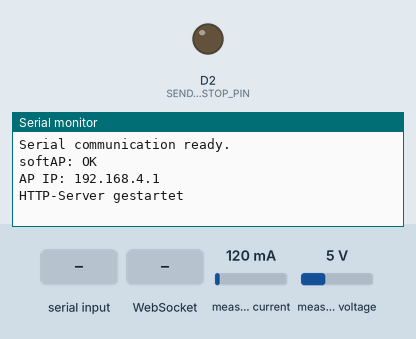
This program was run on a simulated Arduino Nano ESP32. Parts: output pins drawn as LEDs (lit = HIGH), the last lines printed to the serial monitor. The inputs (shaded band) are chosen by the test bench; at power-on: measured current 120 mA, measured voltage 5 V. Storage starts empty.

Above: at 4.3 s.
4.4 s: "[LOG]\n" received over the second serial link
At 5.6 s:
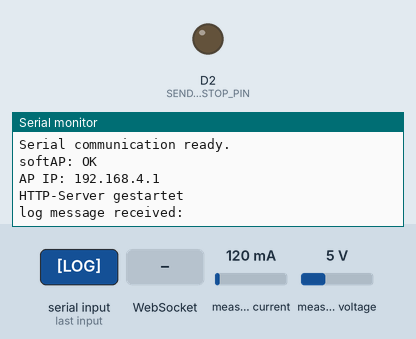
5.9 s: WebSocket text "start" received
At 6.6 s:
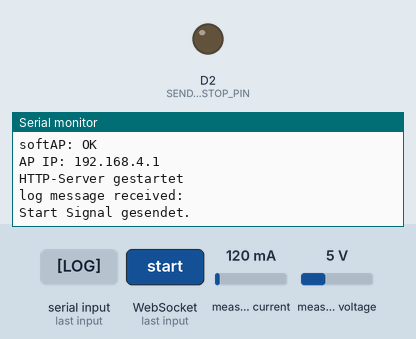
7.4 s: "start\n" received over the second serial link
At 8.2 s:
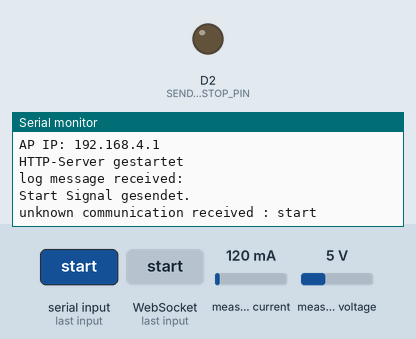
8.9 s: WebSocket text "stop" received
At 10.0 s:
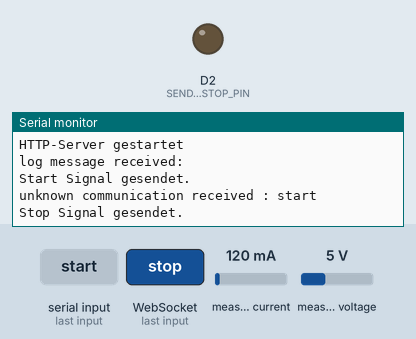
10.4 s: "stop\n" received over the second serial link
At 11.7 s:
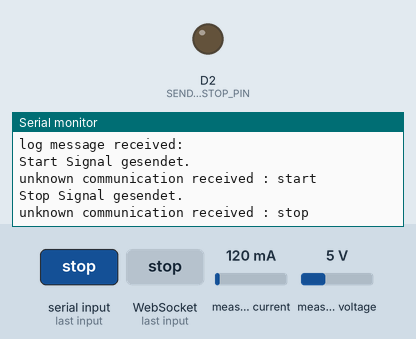

Measured:
- after the input at 4.4 s, the serial monitor: prints a new line at once (image 1)
- after the input at 5.9 s, the serial monitor: prints a new line at once (image 2)
- after the input at 7.4 s, the serial monitor: prints a new line at once (image 3)
- after the input at 8.9 s, the serial monitor: prints a new line at once (image 4)
- after the input at 10.4 s, the serial monitor: prints a new line at once (image 5)

The program:

main.cpp
```cpp
#include <Arduino.h>
#include "communication.h"
#include "webinterface.h"
#include "datenerfassung.h"
#include <esp_partition.h>
#include "energieauswertung.h"

void currentTest();


int timeToUpdateSensorData = 500; // Millisekunden

// Variablen um Zyklische Prozesse abzuarbeiten
unsigned long lastSensorDataUpdate = 0;
unsigned long lastSerialStatusUpdate = 0;

void setup() {
    startComm();
    startWebinterface();
    current_measure_init();
    updateSensorData();
}

void loop() {

    if (ArduinoSlave.available()) getComm();

    if (millis() - lastSensorDataUpdate >= timeToUpdateSensorData){
        updateSensorData();
        lastSensorDataUpdate = millis();
    }
}

void currentTest(){

}
```

communication.h
```cpp
#pragma once
#include <HardwareSerial.h>

void startComm();
void getComm();
extern HardwareSerial& ArduinoSlave;
void sendEmergencyStop();
void sendStartSignal();
void sendStopSignal();
void saveSensorDataToWebinterface();
```

datenerfassung.h
```cpp
#pragma once

extern float temp;
extern float voltage;
extern float current;
extern float chargingCurrent;
extern float chargingVoltage;

void updateSensorData();
```

energieauswertung.h
```cpp
#pragma once
#include <Arduino.h>

void current_measure_init();
float getCurrent(int channel);
float getVoltage(int channel);
```

secrets.h
```cpp
#pragma once
// WLAN Daten
const char* ssid = "ECODROP3";
const char* password = "auepTeam3";
```

webinterface.h
```cpp
#pragma once
#include <Arduino.h>
#include <ESPAsyncWebServer.h>

void logToWebinterface(String log);
void startWebinterface();
void onWsMessage(AsyncWebSocket *server, AsyncWebSocketClient *client, AwsEventType type, void *arg, uint8_t *data, size_t len);
void startAP();
```

communication.cpp
```cpp
#include <Arduino.h>
#include "communication.h"
#include "webinterface.h"


// UART für Arduino
#define RX_PIN D8   // an Arduino TX
#define TX_PIN D9   // an Arduino RX
#define SEND_EMERGENCY_STOP_PIN D2

int baudrate = 9600;

HardwareSerial& ArduinoSlave = Serial2;

void startComm(){
    Serial.begin(baudrate);
    ArduinoSlave.begin(baudrate, SERIAL_8N1, RX_PIN, TX_PIN);
    pinMode(SEND_EMERGENCY_STOP_PIN, OUTPUT);
    digitalWrite(SEND_EMERGENCY_STOP_PIN, LOW);
    delay(3000);
    logToWebinterface("Serial communication ready.");
    Serial.println("Serial communication ready.");
}

void getComm(){
    while (ArduinoSlave.available()) {
        String msg = Serial2.readStringUntil('\n');
        msg.trim();

        if (msg.startsWith("[LOG]")){
            String logmsg = msg.substring(5);
            Serial.println("log message received: ");
            Serial.println(logmsg);
            logToWebinterface(logmsg);
        }

        else if (msg.startsWith("[WARNUNG]")){
            String warnung = msg.substring(9);
            logToWebinterface("****************************************");
            logToWebinterface("!!! WARNUNG !!!");
            logToWebinterface(warnung);
            logToWebinterface("****************************************");
        }

        else {
            logToWebinterface(" ");
            logToWebinterface("****************************************");
            logToWebinterface("!!! CRITICAL ERROR !!!");
            logToWebinterface("RECEIVED UNKNOWN MESSAGE FROM ARDUINO:");
            logToWebinterface(msg);
            Serial.print("unknown communication received : ");
            Serial.println(msg);
            logToWebinterface("****************************************");
            logToWebinterface(" ");
        }
    }
}

void sendEmergencyStop(){
    digitalWrite(SEND_EMERGENCY_STOP_PIN, HIGH);
    delayMicroseconds(10);
    digitalWrite(SEND_EMERGENCY_STOP_PIN, LOW);
    logToWebinterface("EMERGENCY STOP");
}


void sendStartSignal(){
    ArduinoSlave.println("[START]");
    Serial.println("Start Signal gesendet.");
}


void sendStopSignal(){
    ArduinoSlave.println("[STOP]");
    Serial.println("Stop Signal gesendet.");
}


void saveSensorDataToWebinterface(){

}
```

datenerfassung.cpp
```cpp
#include <Arduino.h>
#include "datenerfassung.h"
#include "energieauswertung.h"

float temp = 0.0;
float voltage = 0.0;
float current = 0.0;
float chargingCurrent = 0.0;
float chargingVoltage = 0.0;

void updateSensorData(){
    temp = 20.0; // TODO
    voltage = getVoltage(1);
    current = getCurrent(1);
    //chargingCurrent = getCurrent(2);
    //chargingVoltage = getVoltage(2);
}
```

energieauswertung.cpp
```cpp
#include "energieauswertung.h"
#include <Wire.h>
#include <INA3221.h>


#define PRINT_DEC_POINTS 3

#define I2C_SDA A4
#define I2C_SCL A5

// definition des INA3221
INA3221 ina(INA3221_ADDR40_GND);

void current_measure_init() {
    Wire.begin(I2C_SDA, I2C_SCL);
    Wire.setClock(100000);
    delay(10);

    ina.begin(&Wire);
    ina.reset();
    ina.setShuntRes(100, 100, 100);
}

float getCurrent(int channel){
    float current;
    switch(channel){
        case 1:
            current = ina.getCurrent(INA3221_CH1);
            break;
        case 2:
            current = ina.getCurrent(INA3221_CH2);
            break;
        case 3:
            current = ina.getCurrent(INA3221_CH3);
            break;
    }
    return current;
}

float getVoltage(int channel){
    float voltage;
    switch(channel){
        case 1:
            voltage = ina.getVoltage(INA3221_CH1);
            break;
        case 2:
            voltage = ina.getVoltage(INA3221_CH2);
            break;
        case 3:
            voltage = ina.getVoltage(INA3221_CH3);
            break;
    }
    return voltage;
}
```

webinterface.cpp
```cpp
#include <Arduino.h>
#include <WiFi.h>
#include <ESPAsyncWebServer.h>
#include <FS.h>
#include <LittleFS.h>
#include "webinterface.h"
#include "../include/secrets.h"
#include "datenerfassung.h"
#include "communication.h"
#include <ArduinoJson.h>


AsyncWebServer server(80);
AsyncWebSocket ws("/ws");


// Standard IP: 192.168.4.1
void startWebinterface() {
  startAP();

  // Dateisystem mounten (AP läuft unabhängig davon)
  bool fsOK = LittleFS.begin(false);
  if (!fsOK) Serial.println("LittleFS Mount fehlgeschlagen – zeige Fallback-Seite.");

  // Routen
  server.on("/", HTTP_GET, [fsOK](AsyncWebServerRequest *req){
    if (fsOK && LittleFS.exists("/index.html"))
      req->send(LittleFS, "/index.html", "text/html");
    else
      req->send(200, "text/plain", "Hello from EcoDrop3 AP");
  });

  server.on("/styles.css", HTTP_GET, [fsOK](AsyncWebServerRequest *req){
    if (fsOK && LittleFS.exists("/styles.css"))
      req->send(LittleFS, "/styles.css", "text/css");
    else
      req->send(404, "text/plain", "styles.css not found");
  });

  server.on("/script.js", HTTP_GET, [fsOK](AsyncWebServerRequest *req){
    if (fsOK && LittleFS.exists("/script.js"))
      req->send(LittleFS, "/script.js", "text/javascript");
    else
      req->send(404, "text/plain", "script.js not found");
  });

  // HTTP-Endpunkt für Sensordaten
  server.on("/sensors", HTTP_GET, [](AsyncWebServerRequest *request){
    JsonDocument sensorDaten;
    sensorDaten["temp"] = temp;
    sensorDaten["voltage"] = voltage;
    sensorDaten["current"] = current;
    //sensorDaten["chargingCurrent"] = chargingCurrent;
    //sensorDaten["chargingVoltage"] = chargingVoltage;

    String json;
    serializeJson(sensorDaten, json);
    request->send(200, "application/json", json);
  });

  // WebSocket initialisieren
  ws.onEvent(onWsMessage);
  server.addHandler(&ws);

  server.begin();
  Serial.println("HTTP-Server gestartet");
}


void onWsMessage(AsyncWebSocket *server, AsyncWebSocketClient *client,
                 AwsEventType type, void *arg, uint8_t *data, size_t len) {
  if (type == WS_EVT_DATA) {
    String msg = "";
    for (size_t i = 0; i < len; i++) msg += (char)data[i];

    if (msg == "start") {
      sendStartSignal();
      client->text("EcoDrop3 gestartet.");
    }
    else if (msg == "stop"){
      sendStopSignal();
      client->text("EcoDrop3 gestoppt.");
    }
    else if (msg == "estop"){
      sendEmergencyStop();
      client->text("EcoDrop3 Not-Aus betätigt!");
    }
    else if (msg == "save"){
      saveSensorDataToWebinterface();
      client->text("Daten wurden manuell gespeichert.");
    }
  }
}

void logToWebinterface(String log){
  ws.textAll(log);
}

void startAP(){
  // WLAN sauber in AP-Modus
  WiFi.persistent(false);
  WiFi.mode(WIFI_OFF);
  delay(100);
  WiFi.mode(WIFI_AP);
  WiFi.setTxPower(WIFI_POWER_19_5dBm); // maximale Sendeleistung

  // Passwort-Check & AP starten
  const bool usePw = (password && strlen(password) >= 8);
  if (!usePw) Serial.println("WARNUNG: Passwort zu kurz (< 8 Zeichen). Starte offenen AP.");

  bool ok = usePw
    ? WiFi.softAP(ssid, password, /*channel*/1, /*hidden*/false, /*max_conn*/4)
    : WiFi.softAP(ssid, nullptr, 1, false, 4);

  Serial.printf("softAP: %s\n", ok ? "OK" : "FAIL");
  Serial.print("AP IP: "); Serial.println(WiFi.softAPIP());
}
```
